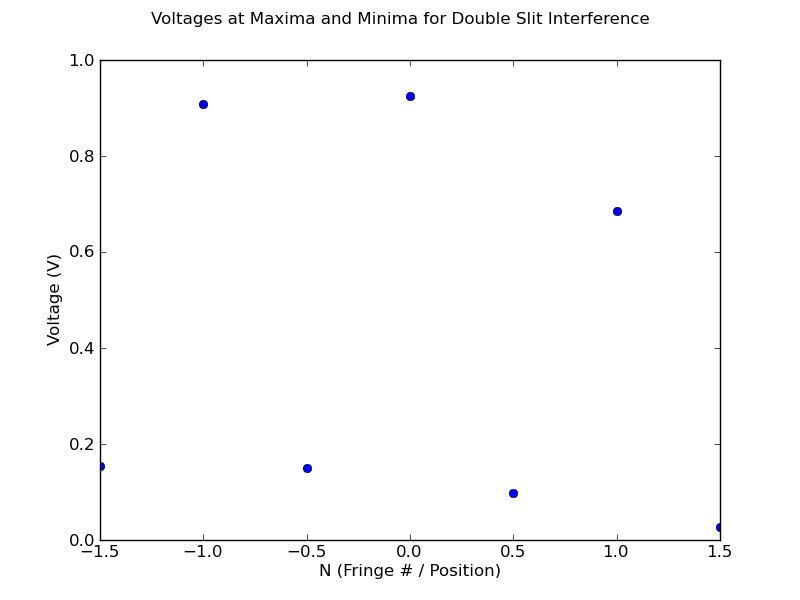

This chart was generated by the following Python code:
import scipy
import numpy as np
import matplotlib.pyplot as plt

b = .009

V = [.163-b, .917-b, .159-b, .935-b, .106-b, .695-b, .037-b]
N = [-1.5, -1.0, -.5, 0, .5, 1.0, 1.5]

plt.errorbar(N, V, yerr=0, fmt='bo')

plt.xlabel("N (Fringe # / Position)")
plt.ylabel("Voltage (V)")
plt.suptitle("Voltages at Maxima and Minima for Double Slit Interference")
plt.legend(loc=0)

plt.show()
